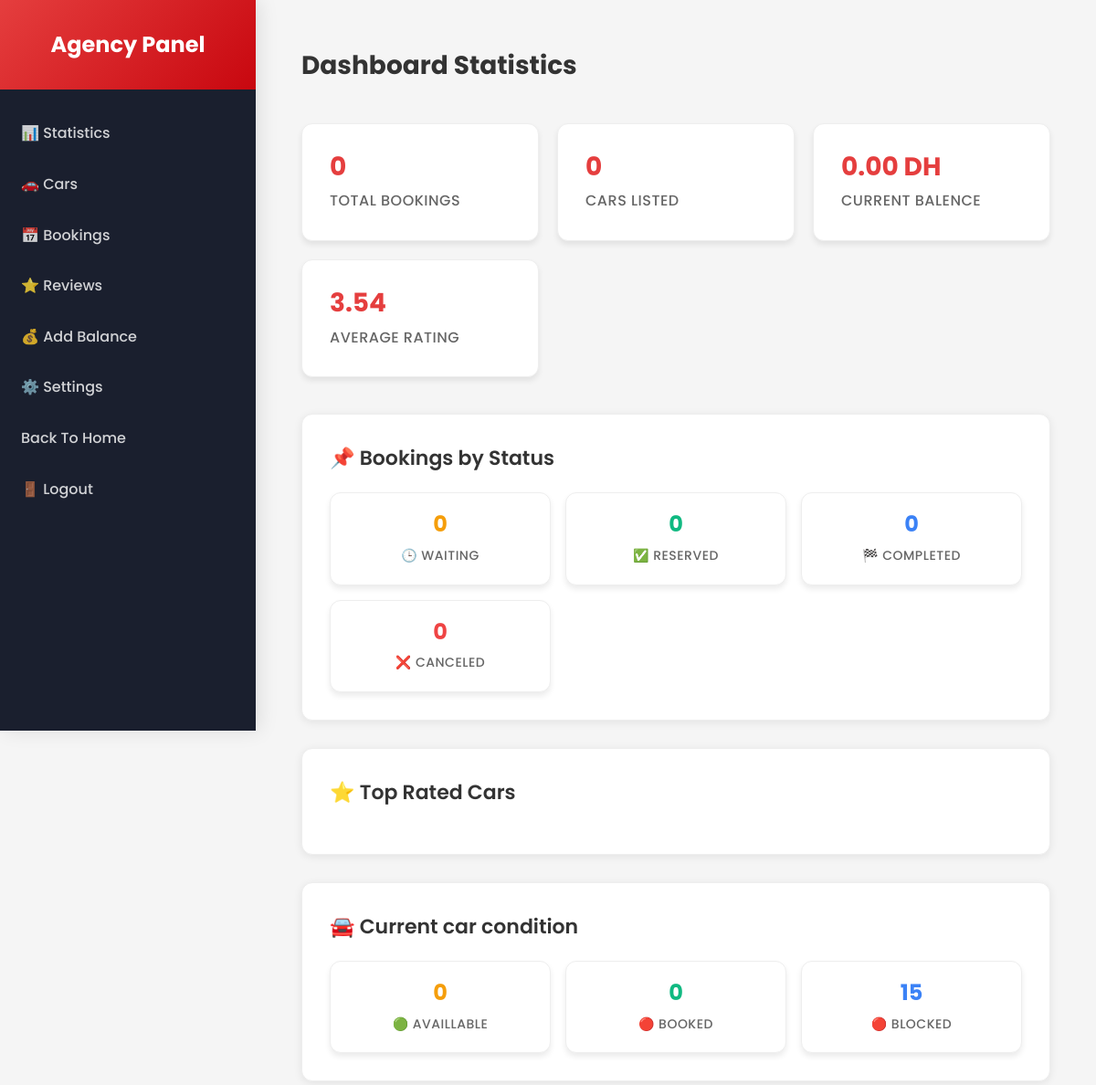
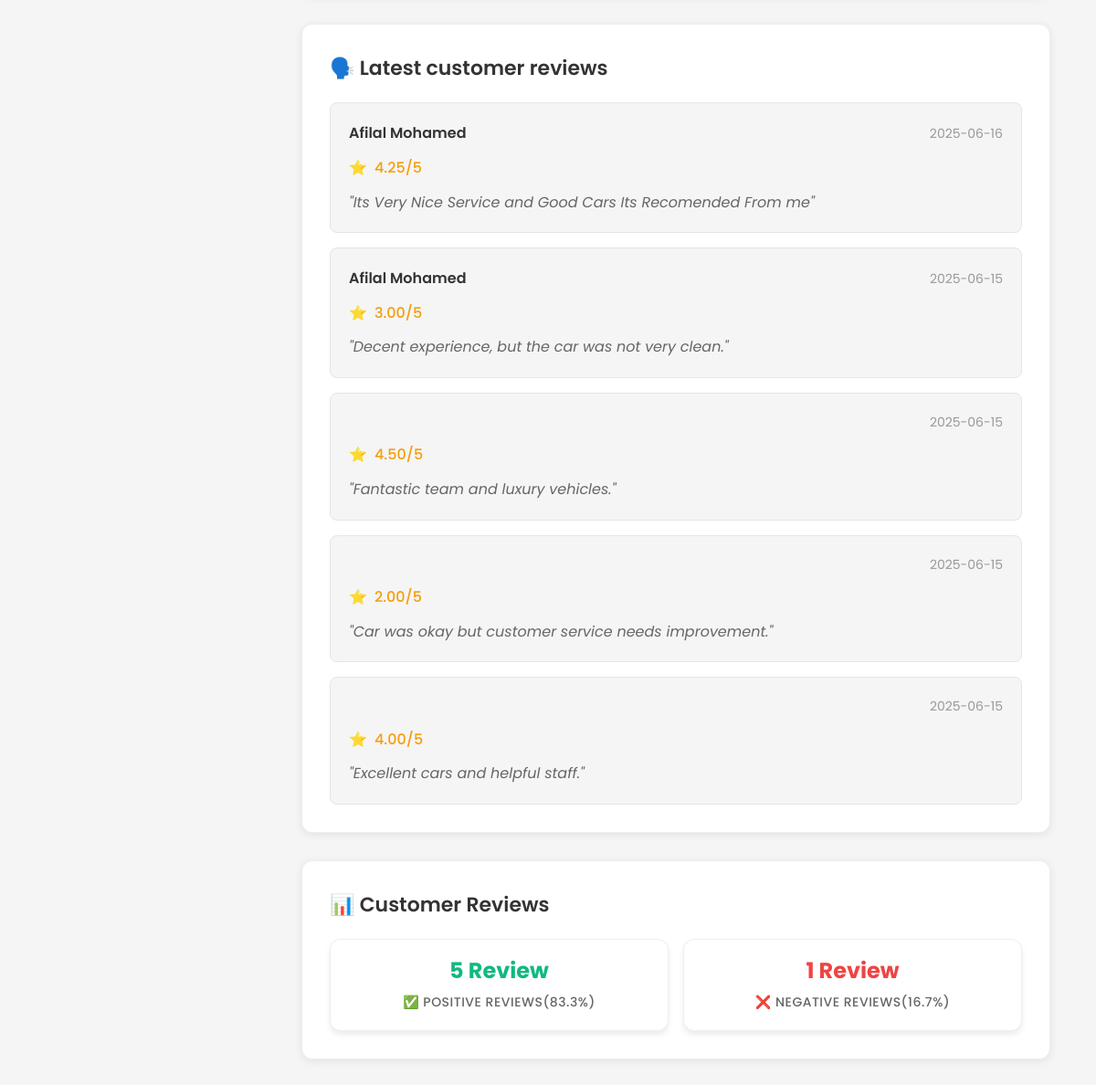
Screenshot of /api/dashboard/AgencyDash/index.php?agency_id=2 (signed in) with the database file from the repository (2 pictures, top to bottom).
### tables this page shows
CREATE TABLE `agency_review` (
  `review_id` int(11) NOT NULL,
  `user_id` int(11) NOT NULL,
  `agency_id` int(11) NOT NULL,
  `rating` decimal(3,2) NOT NULL CHECK (`rating` >= 0 and `rating` <= 5),
  `review_text` text NOT NULL,
  `created_at` date DEFAULT curdate()
);

CREATE TABLE `users` (
  `user_id` int(11) NOT NULL,
  `full_name` varchar(55) NOT NULL,
  `username` varchar(100) NOT NULL,
  `email` varchar(150) NOT NULL,
  `password` varchar(255) NOT NULL,
  `phone_number` varchar(15) NOT NULL,
  `registration_date` date DEFAULT curdate(),
  `user_type` enum('customer','admin') NOT NULL DEFAULT 'customer',
  `status` enum('active','blocked') NOT NULL DEFAULT 'active'
);

### api/dashboard/AgencyDash/functions.php (called while the page is built, shortened)
<?php
require_once 'config.php';
function getAgencyBookingsCount($agency_id)
{
    global $pdo;
    $stmt = $pdo->prepare("SELECT COUNT(*) FROM booking WHERE car_id IN (SELECT car_id FROM car WHERE agency_id = ? AND status = 'active' AND status = 'active' AND status = 'active')");
    $stmt->execute([$agency_id]);
    return $stmt->fetchColumn();
}
function getAgencyCarsCount($agency_id)
{
    global $pdo;
    $stmt = $pdo->prepare("SELECT COUNT(*) FROM car WHERE agency_id = ? AND status = 'active' AND status = 'active'");
    $stmt->execute([$agency_id]);
    return $stmt->fetchColumn();
}
function getAgencyTotalEarnings($agency_id)
{
    global $pdo;
    $stmt = $pdo->prepare("SELECT SUM(amount) FROM payments WHERE agency_id = ?");
    $stmt->execute([$agency_id]);
    return $stmt->fetchColumn() ?: 0;
}
function getAgencyAverageRating($agency_id)
{
    global $pdo;
    $stmt = $pdo->prepare("SELECT AVG(rating) FROM agency_review WHERE agency_id = ?");
    $stmt->execute([$agency_id]);
    return round($stmt->fetchColumn(), 2) ?: 0;
}
function getAgencyBookingsByStatus($agency_id, $conn)
{
    $sql = "
        SELECT status, COUNT(*) AS count
        FROM booking
        WHERE car_id IN (
            SELECT car_id FROM car WHERE agency_id = ? AND status = 'active' AND status = 'active'
        )
        GROUP BY status
    ";
    $stmt = $conn->prepare($sql);
    $stmt->execute([$agency_id]);
    $results = $stmt->fetchAll(PDO::FETCH_ASSOC);
    $statusCounts = [
        'waiting' => 0,
        'reserved' => 0,
        'completed' => 0,
        'canceled' => 0
    ];
    return $statusCounts;
}
function getAgencyCarsAvailability($agency_id, $conn)
{
    $sql = "
        SELECT status, availability_status, COUNT(*) AS count
        FROM car
        WHERE agency_id = ?
        GROUP BY status, availability_status
    ";
    $stmt = $conn->prepare($sql);
    $stmt->execute([$agency_id]);
    $availability = [
        'available' => 0,
        'booked' => 0,
        'blocked' => 0
    ];
    foreach ($stmt->fetchAll(PDO::FETCH_ASSOC) as $row) {
        if ($row['status'] === 'blocked') {
            $availability['blocked'] += $row['count'];
        } else {
            $availability_status = $row['availability_status'];
            if (isset($availability[$availability_status])) {
                $availability[$availability_status] += $row['count'];
            }
        }
    }
    return $availability;
}
function getLatestAgencyReviews($agency_id, $conn, $limit)
{
    $sql = "
        SELECT r.rating, r.review_text, r.created_at, u.full_name
        FROM agency_review r
        JOIN users u ON u.user_id = r.user_id
        WHERE r.agency_id = ?
        ORDER BY r.created_at DESC
        LIMIT ?
    ";
    $stmt = $conn->prepare($sql);
    $stmt->bindValue(1, $agency_id, PDO::PARAM_INT);
    $stmt->bindValue(2, $limit, PDO::PARAM_INT);
    $stmt->execute();
    return $stmt->fetchAll(PDO::FETCH_ASSOC);
}
function getAgencyRatingBreakdown($agency_id, $conn)
{
    $sql = "
        SELECT
            SUM(CASE WHEN rating >= 3 THEN 1 ELSE 0 END) AS positive,
            SUM(CASE WHEN rating < 3 THEN 1 ELSE 0 END) AS negative
        FROM agency_review
        WHERE agency_id = ?
    ";
    $stmt = $conn->prepare($sql);
    $stmt->execute([$agency_id]);
    $result = $stmt->fetch(PDO::FETCH_ASSOC);
    return [
        'positive' => (int) $result['positive'],
        'negative' => (int) $result['negative'],
    ];
}

### api/dashboard/AgencyDash/pages/statistics.php (the view, shortened to what this page needs)
<?php
require_once __DIR__ . '/../functions.php';
$agency_id = $_SESSION['agency_id'] ?? null;
$bookingsCount = getAgencyBookingsCount($agency_id);
$carsCount = getAgencyCarsCount($agency_id);
$totalEarnings = getAgencyTotalEarnings($agency_id);
$avgRating = getAgencyAverageRating($agency_id);
$statusCounts = getAgencyBookingsByStatus($agency_id, $pdo);
$availabilityCounts = getAgencyCarsAvailability($agency_id, $pdo);
$latestReviews = getLatestAgencyReviews($agency_id, $pdo, 5);
$ratingBreakdown = getAgencyRatingBreakdown($agency_id, $pdo);
$totalReviews = $ratingBreakdown['positive'] + $ratingBreakdown['negative'];
$positivePercent = $totalReviews > 0 ? round(($ratingBreakdown['positive'] / $totalReviews) * 100, 1) : 0;
$negativePercent = $totalReviews > 0 ? round(($ratingBreakdown['negative'] / $totalReviews) * 100, 1) : 0;
?>
<!DOCTYPE html>
<html lang="en">
<head>
    <link rel="stylesheet" href="css/statistics.css">
</head>
<body>
    <div class="content-header">
        <h1 class="content-title">Dashboard Statistics</h1>
    </div>
    <div class="stats-grid">
        <div class="stat-card">
            <div class="stat-value"><?= $bookingsCount ?></div>
            <div class="stat-label">Total Bookings</div>
        </div>
        <div class="stat-card">
            <div class="stat-value"><?= $carsCount ?></div>
            <div class="stat-label">Cars Listed</div>
        </div>
        <div class="stat-card">
            <div class="stat-value"><?= number_format($totalEarnings, 2) ?> DH</div>
            <div class="stat-label">Current Balence</div>
        </div>
        <div class="stat-card">
            <div class="stat-value"><?= $avgRating ?></div>
            <div class="stat-label">Average Rating</div>
        </div>
    </div>
    <div class="content-subsection">
        <h2 class="section-title">📌 Bookings by Status</h2>
        <div class="status-stats-grid">
            <div class="stat-card">
                <div class="stat-value"><?= $statusCounts['waiting'] ?></div>
                <div class="stat-label">🕒 Waiting</div>
            </div>
            <div class="stat-card">
                <div class="stat-value"><?= $statusCounts['reserved'] ?></div>
                <div class="stat-label">✅ Reserved</div>
            </div>
            <div class="stat-card">
                <div class="stat-value"><?= $statusCounts['completed'] ?></div>
                <div class="stat-label">🏁 Completed</div>
            </div>
            <div class="stat-card">
                <div class="stat-value"><?= $statusCounts['canceled'] ?></div>
                <div class="stat-label">❌ Canceled</div>
            </div>
        </div>
    </div>
    <div class="content-subsection">
        <h2 class="section-title">⭐ Top Rated Cars</h2>
    </div>
    <div class="content-subsection">
        <h2 class="section-title">🚘 Current car condition</h2>
        <div class="status-stats-grid">
            <div class="stat-card">
                <div class="stat-value"><?= $availabilityCounts['available'] ?></div>
                <div class="stat-label">🟢 Availlable</div>
            </div>
            <div class="stat-card">
                <div class="stat-value"><?= $availabilityCounts['booked'] ?></div>
                <div class="stat-label">🔴 Booked</div>
            </div>
            <div class="stat-card">
                <div class="stat-value"><?= $availabilityCounts['blocked'] ?></div>
                <div class="stat-label">🔴 Blocked</div>
            </div>
        </div>
    </div>
    <div class="content-subsection">
        <h2 class="section-title">🗣️ Latest customer reviews</h2>
        <div class="reviews-list">
            <?php foreach ($latestReviews as $review): ?>
                <div class="review-card">
                    <div class="review-header">
                        <strong><?= htmlspecialchars($review['full_name']) ?></strong>
                        <span class="review-date"><?= $review['created_at'] ?></span>
                    </div>
                    <div class="review-rating"><?= number_format($review['rating'], 2) ?>/5</div>
                    <p class="review-text">"<?= htmlspecialchars($review['review_text']) ?>"</p>
                </div>
            <?php endforeach; ?>
        </div>
    </div>
    <div class="content-subsection">
        <h2 class="section-title">📊 Customer Reviews</h2>
        <div class="status-stats-grid">
            <div class="stat-card">
                <div class="stat-value"><?= $ratingBreakdown['positive'] ?> Review</div>
                <div class="stat-label">✅ Positive reviews(<?= $positivePercent ?>%)</div>
            </div>
            <div class="stat-card">
                <div class="stat-value"><?= $ratingBreakdown['negative'] ?> Review</div>
                <div class="stat-label">❌ negative reviews(<?= $negativePercent ?>%)</div>
            </div>
        </div>
    </div>
</body>
</html>

### api/dashboard/AgencyDash/css/dashboard.css (style rules this page uses)
:root { --primary-color: #e53e3e; --secondary-color: #c8070f; --background-color: #f5f5f5; --white: #ffffff; --text-primary: #333; --sidebar-bg: #1a1f2e; --sidebar-hover: #252b3d; --sidebar-active: rgba(229, 62, 62, 0.1); --sidebar-width: 280px; --gap-xl: 20px; --gap-2xl: 30px; --font-size-base: 16px; --font-size-3xl: 24px; --font-weight-medium: 500; --font-weight-semibold: 600; --font-weight-bold: 700; --transition-fast: 0.3s ease; }
* { margin: 0; padding: 0; box-sizing: border-box; }
body { font-family: 'Poppins', sans-serif; background: var(--background-color); color: var(--text-primary); overflow-x: hidden; }

### rows the page displays
agency_review: user.full_name "Afilal Mohamed", created_at "2025-06-16", rating "4.25", review_text "Its Very Nice Service and Good Cars Its Recomended From me"
agency_review: user.full_name "Afilal Mohamed", created_at "2025-06-15", rating "3.00", review_text "Decent experience, but the car was not very clean."
agency_review: created_at "2025-06-15", rating "4.50", review_text "Fantastic team and luxury vehicles."
agency_review: created_at "2025-06-15", rating "2.00", review_text "Car was okay but customer service needs improvement."
agency_review: created_at "2025-06-15", rating "4.00", review_text "Excellent cars and helpful staff."

### other values shown
$bookingsCount "0"
$carsCount "0"
$totalEarnings "0.00"
$avgRating "3.54"
$statusCounts['waiting'] "0"
$statusCounts['reserved'] "0"
$statusCounts['completed'] "0"
$statusCounts['canceled'] "0"
$availabilityCounts['available'] "0"
$availabilityCounts['booked'] "0"
$availabilityCounts['blocked'] "15"
$ratingBreakdown['positive'] "5"
$positivePercent "83.3"
$ratingBreakdown['negative'] "1"
$negativePercent "16.7"
